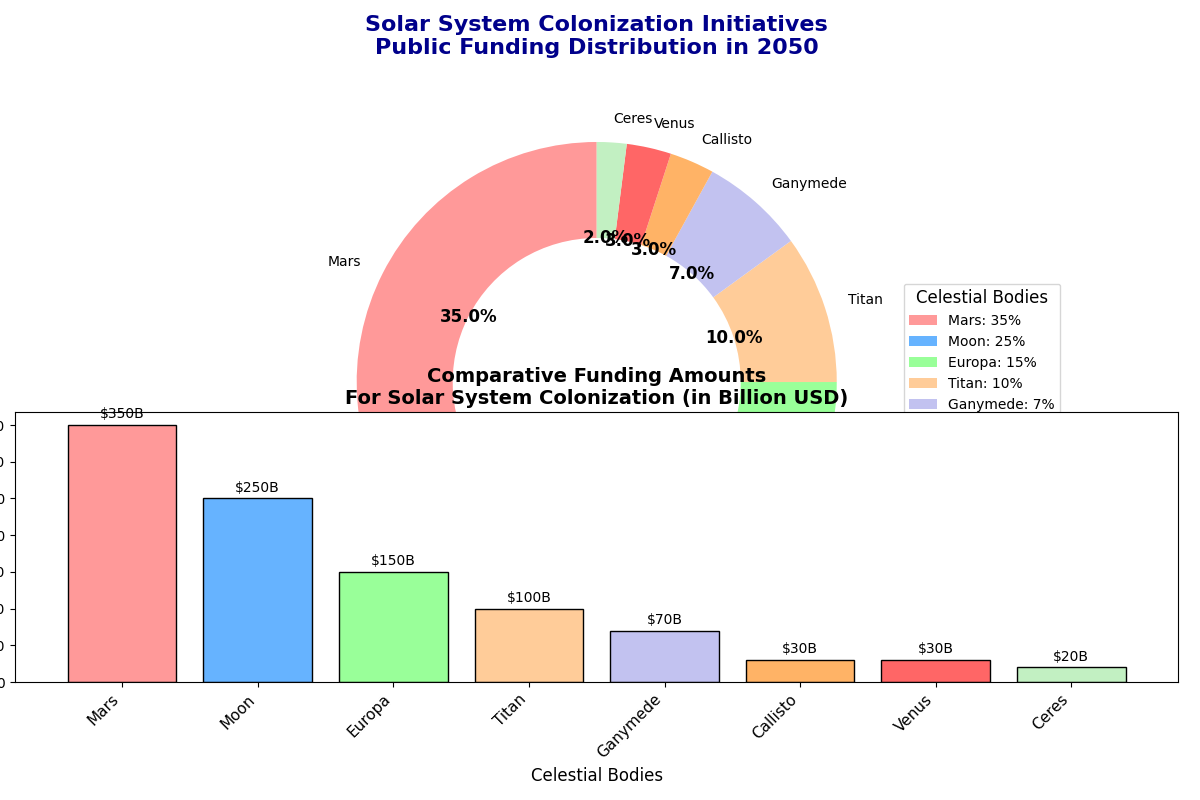

This figure's Python source:
import matplotlib.pyplot as plt
import numpy as np

# Data: Planet names and their corresponding allocation percentages
planets = ["Mars", "Moon", "Europa", "Titan", "Ganymede", "Callisto", "Venus", "Ceres"]
funding_percentages = [35, 25, 15, 10, 7, 3, 3, 2]  # Must sum up to 100

# Custom colors for the pie chart
colors = ['#ff9999','#66b3ff','#99ff99','#ffcc99','#c2c2f0','#ffb366','#ff6666','#c2f0c2']

# Create the donut chart
fig, ax = plt.subplots(figsize=(12, 8))
wedges, texts, autotexts = ax.pie(funding_percentages, labels=planets, colors=colors,
                                  autopct='%1.1f%%', startangle=90, textprops=dict(color="black"),
                                  wedgeprops=dict(width=0.4))

plt.setp(autotexts, size=12, weight="bold")
plt.setp(texts, size=10)

# Title for the donut chart
ax.set_title('Solar System Colonization Initiatives\nPublic Funding Distribution in 2050', 
             fontsize=16, fontweight='bold', color='darkblue', pad=20)

# Add legend for more detail
ax.legend(wedges, [f"{planet}: {percentage}%" for planet, percentage in zip(planets, funding_percentages)],
          title="Celestial Bodies", loc="center left", bbox_to_anchor=(1, 0, 0.5, 1), fontsize=10, title_fontsize=12)

# Equal aspect ratio ensures that the chart is circular
ax.set_aspect('equal')

# Create a subplot for a bar chart to show comparative funding amounts
funding_amounts = [350, 250, 150, 100, 70, 30, 30, 20]  # Assume arbitrary funding amounts for each body, related to percentages
ax_bar = fig.add_subplot(212)
x_pos = np.arange(len(planets))
bars = ax_bar.bar(x_pos, funding_amounts, color=colors, edgecolor='black')

ax_bar.set_title('Comparative Funding Amounts\nFor Solar System Colonization (in Billion USD)', fontsize=14, weight='bold')
ax_bar.set_xlabel('Celestial Bodies', fontsize=12)
ax_bar.set_ylabel('Funding Amount (Billion USD)', fontsize=12)
ax_bar.set_xticks(x_pos)
ax_bar.set_xticklabels(planets, rotation=45, ha='right', fontsize=11)

# Annotate each bar with the corresponding funding amount
for bar in bars:
    height = bar.get_height()
    ax_bar.text(bar.get_x() + bar.get_width() / 2, height + 5, f"${height}B", ha='center', va='bottom', fontsize=10)

plt.tight_layout()

plt.show()
